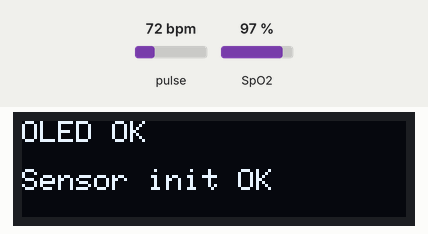
Simulated run of this sketch. Board: ESP32. Parts: 128×32 one-colour display. Inputs (shaded band) come from the test bench; at power-on: pulse 72 bpm, SpO2 97 %. What the sketch prints to the serial monitor is not drawn.

Above: at 0.3 s.
At 16.3 s:
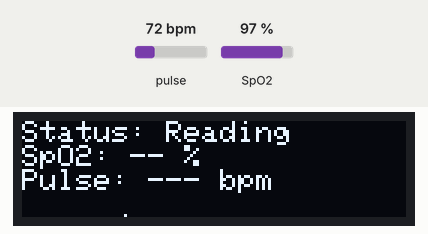
At 38.6 s:
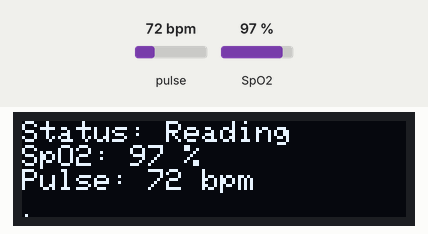

The sketch:

working-oled-noweb.ino
```cpp
/*
  ESP32 + MAX30102 + SSD1306 OLED (128x32) — SpO₂ & pulse display
  ----------------------------------------------------------------
  - Reads Red/IR values from the MAX30102 via I²C.
  - Uses Maxim's reference SpO₂ algorithm (spo2_algorithm.h) over a rolling 100-sample window.
  - Shows smoothed SpO₂ and heart rate on a 128x32 OLED.
  - Implements simple auto-gain by nudging LED pulse amplitudes to keep IR DC level in a target band.
  - Lightweight 1 Hz compute/refresh cadence to keep UI stable and avoid flicker.

  Hardware (per your build):
    * ESP32 I²C: SDA = 21, SCL = 22
    * MAX30102 on same I²C bus
    * 0.91" SSD1306 OLED (I²C address 0x3C)

  Notes:
    * BUFLEN = 100 samples. With SAMPLE_RATE = 100 Hz, the algorithm runs over ~1 s of data.
    * Display values use a simple EMA for visual smoothing (does not affect the algorithm’s inputs).
    * FINGER_IR_THRESHOLD guards against showing junk when no finger is on the sensor.
*/

#include <Wire.h>            // ESP32 I²C bus
#include <string.h>          // for memmove() used to slide sample windows
#include "MAX30105.h"        // SparkFun MAX3010x driver (works with MAX30102)
#include "spo2_algorithm.h"  // Maxim reference implementation for HR/SpO₂

// ===== OLED (SSD1306) =====
#include <Adafruit_GFX.h>         // Graphics primitives
#include <Adafruit_SSD1306.h>     // SSD1306 driver

// Logical display size for your module
#define OLED_WIDTH  128
#define OLED_HEIGHT  32   // Set to 64 if you swap to a 128x64 panel

// Typical I²C address for 0.91" SSD1306 modules
#define OLED_ADDR 0x3C

// Construct the display object using the shared Wire bus; -1 = no reset pin
Adafruit_SSD1306 display(OLED_WIDTH, OLED_HEIGHT, &Wire, -1);

// ===== I²C pins (ESP32 default workable pins; you’ve wired to 21/22) =====
#define I2C_SDA 21
#define I2C_SCL 22

// ===== MAX30102 configuration =====
MAX30105 sensor;                 // Driver instance for the MAX3010x family

// Sensor configuration constants
const byte LED_BRIGHTNESS = 220;   // Initial LED current (0..255). Auto-gain may change this.
const byte SAMPLE_AVG     = 16;     // On-sensor averaging: 1,2,4,8,16,32 (trade noise vs latency)
const byte LED_MODE       = 2;     // 2 = Red + IR (required for SpO₂)
const byte SAMPLE_RATE    = 100;   // Sample rate in Hz
const int  PULSE_WIDTH    = 411;   // LED pulse width in µs (longer ⇒ deeper ADC range)
const int  ADC_RANGE      = 16384; // ADC full-scale (2048..16384), depends on pulse width

// ===== Algorithm buffers (rolling window of samples) =====
const int32_t BUFLEN = 100;    // spo2_algorithm expects exactly 100 samples
uint32_t irBuf[BUFLEN];        // IR sample buffer (DC + AC)
uint32_t redBuf[BUFLEN];       // Red sample buffer (DC + AC)
int bufCount = 0;              // How many samples are currently filled (0..BUFLEN)

// Outputs from the algorithm (volatile because updated in normal loop cadence)
volatile int32_t spo2 = -1;        // Percentage (0..100) or -1 if unknown
volatile int8_t  validSpo2 = 0;    // Non-zero if spo2 value is valid
volatile int32_t heartRate = -1;   // Beats per minute or -1 if unknown
volatile int8_t  validHr = 0;      // Non-zero if heartRate value is valid
volatile uint32_t lastIR = 0;      // Latest IR raw value (used for presence/auto-gain)
volatile uint32_t lastComputeMs = 0; // Timestamp of the last algorithm compute

// Minimal IR threshold to decide “finger present” and suppress junk output
const uint32_t FINGER_IR_THRESHOLD = 15000;

// ===== Auto-gain (LED amplitude) targets =====
// Goal: Keep IR DC level within a band so the algorithm has a stable signal.
// Adjust by gently nudging LED current to avoid oscillations and visible flicker.
const uint32_t IR_TARGET_LOW  = 25000;   // If below → increase LED current a bit
const uint32_t IR_TARGET_HIGH = 90000;   // If above → decrease LED current a bit
const byte     LED_MIN        = 20;      // Hard floor for LED current
const byte     LED_MAX        = 255;     // Hard ceiling for LED current
const byte     LED_STEP       = 5;       // Increment/decrement per adjustment
byte           ledCurrent     = LED_BRIGHTNESS; // Mutable LED current used for auto-gain
uint32_t       lastGainAdjust = 0;       // Last time we changed LED current
const uint32_t GAIN_PERIOD_MS = 800;     // Only adjust at most ~1.25 Hz

// ===== Display smoothing (EMA applied to displayed numbers only) =====
// This reduces visual jitter without altering the underlying algorithm results.
int displaySpo2 = -1;          // Smoothed SpO₂ for UI (-1 means “no value yet”)
int displayHr   = -1;          // Smoothed HR for UI
const int EMA_NUM   = 3;       // Numerator of smoothing factor
const int EMA_DENOM = 10;      // Denominator → larger = heavier smoothing

// Forward declaration for the OLED update function
void renderOLED();

// ===== Sensor + OLED bring-up =====
void setupSensor() {
  // Start I²C on the pins you’re using, and run bus at 400 kHz (“fast mode”)
  Wire.begin(I2C_SDA, I2C_SCL);
  Wire.setClock(400000);

  // Bring up the OLED first so we can show status messages during sensor init
  if (!display.begin(SSD1306_SWITCHCAPVCC, OLED_ADDR)) {
    // If the OLED isn’t detected at 0x3C, warn on serial and continue headless
    Serial.println("SSD1306 not found at 0x3C. Check wiring/address.");
  } else {
    // Small boot banner to confirm OLED is alive
    display.clearDisplay();
    display.setTextColor(SSD1306_WHITE);
    display.setTextSize(1);
    display.setCursor(0, 0);
    display.println("OLED OK");
    display.display();
  }

  // Try to initialise the MAX30102 via the shared Wire bus (fast I²C)
  if (!sensor.begin(Wire, I2C_SPEED_FAST)) {
    // If not found, show a helpful message on both serial and OLED (if present)
    Serial.println("MAX30102 not found. Check wiring.");
    if (display.width() > 0) {
      display.clearDisplay();
      display.setCursor(0, 0);
      display.println("MAX30102 not found");
      display.println("Check wiring/I2C");
      display.display();
    }
    // Halt here to avoid running the main loop without a sensor
    while (1) delay(1000);
  }

  // Apply sensor configuration (SparkFun helper configures multiple registers)
  sensor.setup(LED_BRIGHTNESS, SAMPLE_AVG, LED_MODE, SAMPLE_RATE, PULSE_WIDTH, ADC_RANGE);

  // Explicitly set pulse amplitudes (we’ll adjust these later for auto-gain)
  sensor.setPulseAmplitudeRed(LED_BRIGHTNESS);
  sensor.setPulseAmplitudeIR(LED_BRIGHTNESS);
  sensor.setPulseAmplitudeGreen(0);  // Green not used for SpO₂

  // Track current LED setting for auto-gain logic
  ledCurrent = LED_BRIGHTNESS;

  Serial.println("MAX30102 initialised.");

  // Let the user know bring-up succeeded
  if (display.width() > 0) {
    display.setCursor(0, 16);
    display.println("Sensor init OK");
    display.display();
  }
}

// Simple integer EMA (exponential moving average) for display only
static inline int emaUpdate(int current, int newVal) {
  if (current < 0) return newVal; // First sample: seed with the new value
  // EMA: current = (1-α)*current + α*new, implemented with integers
  return ( (EMA_DENOM - EMA_NUM) * current + EMA_NUM * newVal ) / EMA_DENOM;
}

// Run the SpO₂/HR algorithm once we have a full buffer of 100 samples
void computeIfReady() {
  if (bufCount < BUFLEN) return; // Not enough data yet

  // Don’t compute if there’s likely no finger present — avoids spurious results
  if (lastIR < FINGER_IR_THRESHOLD) {
    validSpo2 = 0;
    validHr = 0;
    return;
  }

  // Local temporaries to receive algorithm outputs
  int32_t s, hr;
  int8_t vs, vhr;

  // Call Maxim’s reference implementation on the rolling window
  maxim_heart_rate_and_oxygen_saturation(irBuf, BUFLEN, redBuf, &s, &vs, &hr, &vhr);

  // Publish new values (marked volatile above)
  spo2      = s;
  validSpo2 = vs;
  heartRate = hr;
  validHr   = vhr;
  lastComputeMs = millis();

  // Update smoothed UI values only when the new reading is plausible/valid
  if (validSpo2 && spo2 > 0 && spo2 <= 100) {
    displaySpo2 = emaUpdate(displaySpo2, (int)spo2);
  }
  if (validHr && heartRate > 0 && heartRate < 240) {
    displayHr = emaUpdate(displayHr, (int)heartRate);
  }
}

// Gentle auto-gain loop to keep IR DC level within a target band
void maybeAdjustAutoGain() {
  // Throttle adjustments and only try when a finger is present
  uint32_t now = millis();
  if (now - lastGainAdjust < GAIN_PERIOD_MS) return;
  if (lastIR < FINGER_IR_THRESHOLD) return;

  bool changed = false;

  // If IR DC is low, increase LED current slightly
  if (lastIR < IR_TARGET_LOW && ledCurrent < LED_MAX) {
    byte next = ledCurrent + LED_STEP;
    ledCurrent = (next > LED_MAX) ? LED_MAX : next;
    changed = true;

  // If IR DC is high, decrease LED current slightly
  } else if (lastIR > IR_TARGET_HIGH && ledCurrent > LED_MIN) {
    byte next = (ledCurrent > LED_STEP) ? ledCurrent - LED_STEP : LED_MIN;
    ledCurrent = (next < LED_MIN) ? LED_MIN : next;
    changed = true;
  }

  // Apply updated LED current to both Red and IR channels if we changed it
  if (changed) {
    sensor.setPulseAmplitudeRed(ledCurrent);
    sensor.setPulseAmplitudeIR(ledCurrent);
    // We don’t redraw OLED immediately; normal 1 Hz UI refresh is enough.
    lastGainAdjust = now;
  }
}

// ===== OLED rendering (lightweight, 1 Hz) =====
void renderOLED() {
  if (display.width() == 0) return; // If OLED wasn’t found, do nothing

  display.clearDisplay();
  display.setTextSize(1);
  display.setCursor(0, 0);

  // Line 1: Status (finger presence)
  if (lastIR >= FINGER_IR_THRESHOLD) {
    display.print("Status: ");
    display.println("Reading");
  } else {
    display.print("Status: ");
    display.println("No finger");
  }

  // Line 2: SpO₂ (smoothed)
  display.print("SpO2: ");
  if (validSpo2 && displaySpo2 > 0) {
    display.print(displaySpo2);
    display.println(" %");
  } else {
    display.println("-- %");
  }

  // Line 3: Pulse (smoothed)
  display.print("Pulse: ");
  if (validHr && displayHr > 0) {
    display.print(displayHr);
    display.println(" bpm");
  } else {
    display.println("--- bpm");
  }

  // Line 4: simple heartbeat “trail” — a single pixel marching across bottom row
  // Note: Based purely on time; step every 100 ms so it visibly moves between 1 Hz refreshes.
  int x = (millis() / 100) % OLED_WIDTH;
  display.drawPixel(x, OLED_HEIGHT - 1, SSD1306_WHITE);

  display.display(); // Push the buffer to the panel
}

// ===== Arduino lifecycle =====
void setup() {
  Serial.begin(115200); // Serial for logs/debug
  delay(200);           // Small settle
  setupSensor();        // Bring up I²C devices and configure the sensor
}

void loop() {
  // Pull samples continuously when available from the MAX30102 FIFO
  if (sensor.available()) {
    // Read the newest sample (Red & IR), then advance FIFO pointer
    uint32_t red = sensor.getRed();
    uint32_t ir  = sensor.getIR();
    sensor.nextSample();

    // Keep latest IR for presence detection and auto-gain logic
    lastIR = ir;

    if (bufCount < BUFLEN) {
      // Still filling the initial window
      redBuf[bufCount] = red;
      irBuf[bufCount]  = ir;
      bufCount++;
    } else {
      // Rolling window: shift left by 1 and append the newest sample at the end
      memmove(redBuf, redBuf + 1, (BUFLEN - 1) * sizeof(uint32_t));
      memmove(irBuf,  irBuf  + 1, (BUFLEN - 1) * sizeof(uint32_t));
      redBuf[BUFLEN - 1] = red;
      irBuf[BUFLEN - 1]  = ir;
    }
  } else {
    // Ask the driver to fetch more from the sensor’s FIFO if the library requires it
    sensor.check();
  }

  // Compute SpO₂/HR and refresh OLED roughly once per second
  static uint32_t lastCalc = 0;
  if (millis() - lastCalc >= 1000) {   // 1 Hz cadence
    computeIfReady();                  // Run algorithm if buffer is ready
    renderOLED();                      // Update UI to show latest values
    lastCalc = millis();
  }

  // Run auto-gain slightly more often than UI updates (throttled internally)
  maybeAdjustAutoGain();

  delay(2); // Tiny yield to keep the loop cooperative on the ESP32
}
```

Measured:
- what the display in image 0 shows lasts 0.7 s, from 0.3 s to 1.0 s
- what the display in image 1 shows lasts 1.0 s, from 16.2 s to 17.2 s
